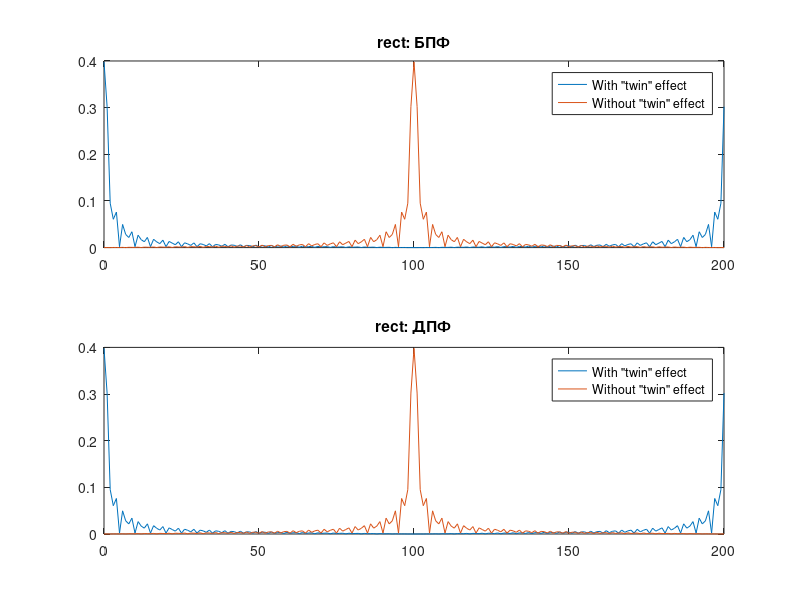
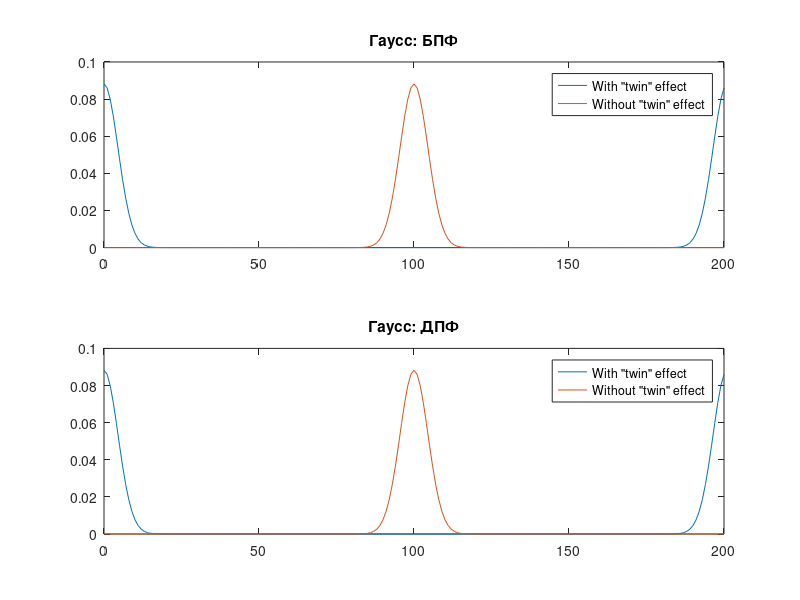

The MATLAB source for these figures, in order:
% Main function
function main()

% Input parameters
T = 2.0;
sigma = 0.5;

% Borders of calculation
delta = 5;
t = -delta:0.05:delta;

% Calculation of pulse functions
x1 = zeros(size(t));
x1(abs(t) - T < 0) = 1;
x1(abs(t) == T) = 0.5;
x2 = exp(-(t/sigma).^2);

% FFT of functions (with "twin" effect)
y_rec = fft(x1);
y_gauss = fft(x2);

% FFT of functions (without "twin" effect)
y_rec_without_twin = fftshift(y_rec);
y_gauss_without_twin = fftshift(y_gauss);

% DFT of functions (with "twin" effect)
z_rec = dft(x1);
z_gauss = dft(x2);

% DFT of functions (without "twin" effect)
z_rec_without_twin = fftshift(z_rec);
z_gauss_without_twin = fftshift(z_gauss);

%
% PLOTTING
%

xs = 0:length(t)-1;

figure (1);
subplot(2,1,1);
plot(xs, abs(y_rec)/length(xs),xs,abs(y_rec_without_twin)/length(xs));
title('rect: БПФ');
legend('With "twin" effect','Without "twin" effect');
subplot(2,1,2);
plot(xs,abs(z_rec)/length(xs),xs,abs(z_rec_without_twin)/length(xs));
title('rect: ДПФ');
legend('With "twin" effect','Without "twin" effect');

figure (2);
subplot(2,1,1);
plot(xs,abs(y_gauss)/length(xs),xs,abs(y_gauss_without_twin)/length(xs));
title('Гаусс: БПФ');
legend('With "twin" effect','Without "twin" effect');

subplot(2,1,2);
plot(xs,abs(z_gauss)/length(xs),xs,abs(z_gauss_without_twin)/length(xs));
title('Гаусс: ДПФ');
legend('With "twin" effect','Without "twin" effect');

end

% Discrete Fourier Transform function
function y = dft(x)
a = 0:length(x)-1;
b = -2 * pi * sqrt(-1) * a / length(x);
for i = 1:length(a)
a(i) = 0;
for j = 1:length(x)
a(i) = a(i) + x(j) * exp(b(i) * j);
end
end
y = a;
end